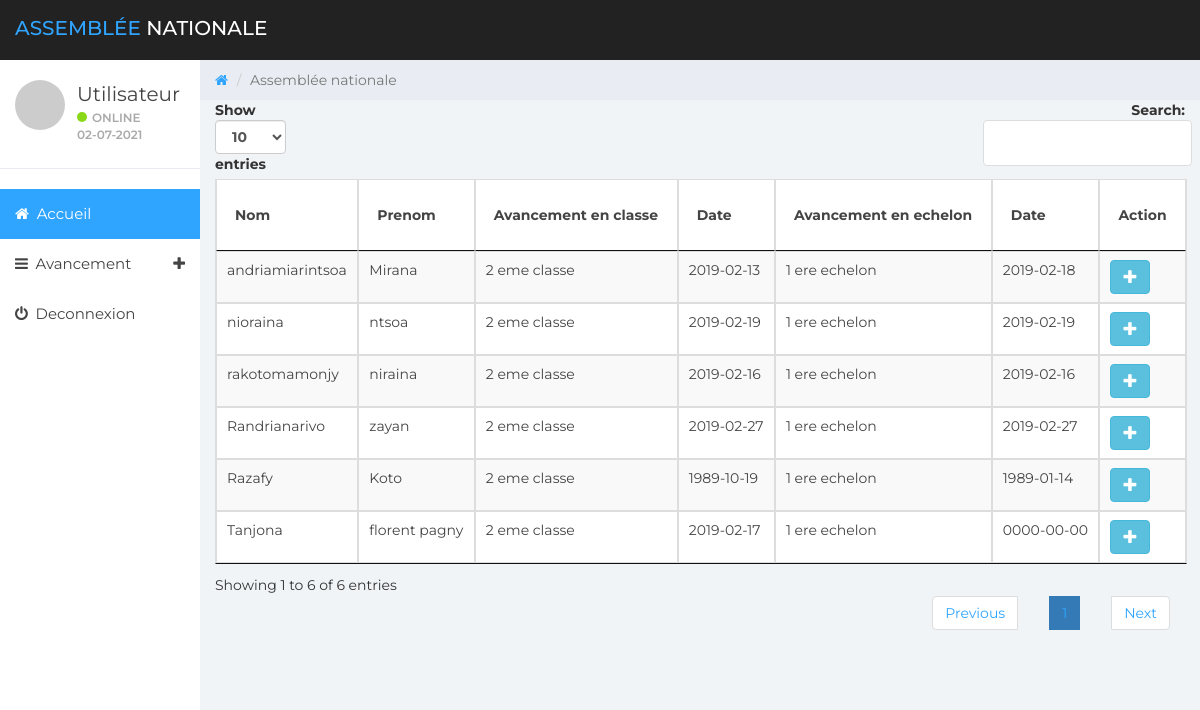
The app's page /class2.php with its own data.
### tables this page shows
CREATE TABLE `avancement` (
  `id_av` int(11) NOT NULL,
  `nom` text NOT NULL,
  `prenom` text NOT NULL,
  `DcEchelonU` text NOT NULL,
  `dateDcEchelonU` date NOT NULL,
  `DcEchelonD` text NOT NULL,
  `dateDcEchelonD` date NOT NULL,
  `DcEchelonT` text NOT NULL,
  `dateDcEchelonT` date NOT NULL,
  `PcEchelonU` text NOT NULL,
  `datePcEchelonU` date NOT NULL,
  `PcEchelonD` text NOT NULL,
  `datePcEchelonD` date NOT NULL,
  `PcEchelonT` text NOT NULL,
  `datePcEchelonT` date NOT NULL,
  `CpEchelonU` text NOT NULL,
  `dateCpEchelonU` date NOT NULL,
  `CpEchelonD` text NOT NULL,
  `dateCpEchelonD` date NOT NULL,
  `CpEchelonT` text NOT NULL,
  `dateCpEchelonT` date NOT NULL,
  `CeEchelonU` text NOT NULL,
  `dateCeEchelonU` date NOT NULL,
  `CeEchelonD` text NOT NULL,
  `dateCeEchelonD` date NOT NULL,
  `dateDc` date NOT NULL,
  `datePc` date NOT NULL,
  `dateCp` date NOT NULL,
  `dateCe` date NOT NULL,
  `classeD` text NOT NULL,
  `classeU` text NOT NULL,
  `classeP` text NOT NULL,
  `classeE` text NOT NULL
);

### class2.php (the view, shortened to what this page needs)
<!DOCTYPE html>
<html>
<head>
	<link href="css/bootstrap.min.css" rel="stylesheet">
	<link href="css/font-awesome.min.css" rel="stylesheet">
	<link href="css/datepicker3.css" rel="stylesheet">
	<link href="css/styles.css" rel="stylesheet">
	<link rel="stylesheet" type="text/css" href="css/table/datatables.css">
  <link rel="stylesheet" type="text/css" href="css/table/datatables.min.css">
</head>
<body>
	<nav class="navbar navbar-custom navbar-fixed-top" role="navigation">
		<div class="container-fluid">
			<div class="navbar-header">
				<a class="navbar-brand" href="#"><span>Assemblée</span> Nationale</a>
			</div>
		</div>
	</nav>
<?php
include('header.php');
?>
	<div class="col-sm-9 col-sm-offset-3 col-lg-10 col-lg-offset-2 main">
		<div class="row">
			<ol class="breadcrumb">
				<li><a href="#">
					<em class="fa fa-home"></em>
				</a></li>
				<li class="active">Assemblée nationale</li>
			</ol>
		</div>
		<div class="row">
			<div class="col-lg-12">
<?php
include("dbConfig.php");
$query = "SELECT * FROM `avancement`";
$result = $conn->query($query);
?>
<table id="dtBasicExample" class="table table-striped table-bordered" cellspacing="0" width="100%">
  <thead class="thead-dark">
    <tr>
      <th class="th-sm">Nom
      </th>
      <th class="th-sm">Prenom
      </th>
      <th class="th-sm">Avancement en classe
      </th>
      <th class="th-sm">Date
      </th>
      <th class="th-sm">Avancement en echelon
      </th>
      <th class="th-sm">Date
      </th>
       <th class="th-sm">Action
      </th>
    </tr>
  </thead>
  <tbody>
                        <?php
                            while ($row = $result->fetch_assoc()) {
                        ?>
   <tr>
                            <td><?php echo $row['nom']; ?></td>
                            <td><?php echo $row['prenom']; ?></td>
                            <td><?php echo $row['classeD']; ?></td>
                            <td><?php echo $row['dateDc']; ?></td>
                            <td><?php echo $row['DcEchelonU']; ?></td>
                            <td><?php echo $row['dateDcEchelonU']; ?></td>
                            <td>
                                <a href="reload2.php?id_av=<?php echo $row['id_av']; ?>" class="btn btn-info"  role="button"><i class="glyphicon glyphicon-plus"></i></a>
                            </td>
                        </tr>
                        <?php
                                  }
                        ?>
  </tbody>
</table>
<br>
			</div>
		</div>
	</div>
</body>
</body>
</html>

### css/styles.css (style rules this page uses)
body { background: #f1f4f7; padding-top: 60px; font-size: 14px; color: #444444; font-family: "Montserrat", "Helvetica Neue", Helvetica, Arial, sans-serif; }
a, a:hover, a:focus { color: #30a5ff; }
.navbar-custom { background: #222; height: 60px; }
.navbar-header .navbar-brand { color: #fff; font-size: 20px; text-transform: uppercase; font-weight: 500; height: 60px; padding-top: 18px; }
.navbar-header .navbar-brand span { color: #30a5ff; }
.navbar { border: 0; }
@media (min-width: 768px) { .navbar-header { width: 100%; } }
.breadcrumb { border-radius: 0; padding: 10px 15px 10px 15px; background: #e9ecf2; margin: 0; }
.table { background: #fff; }
.table > thead > tr > th { border-bottom: 1px solid #e6e7e8; vertical-align: middle; height: 50px; }

### css/table/datatables.css (style rules this page uses)
table.dataTable { width: 100%; margin: 0 auto; clear: both; border-collapse: separate; border-spacing: 0; }
table.dataTable thead th, table.dataTable tfoot th { font-weight: bold; }
table.dataTable thead th, table.dataTable thead td { padding: 10px 18px; border-bottom: 1px solid #111; }
table.dataTable thead .sorting, table.dataTable thead .sorting_asc, table.dataTable thead .sorting_desc, table.dataTable thead .sorting_asc_disabled, table.dataTable thead .sorting_desc_disabled { cursor: pointer; *cursor: hand; background-repeat: no-repeat; background-position: center right; }
table.dataTable thead .sorting { background-image: url("DataTables-1.10.18/images/sort_both.png"); }
table.dataTable thead .sorting_asc { background-image: url("DataTables-1.10.18/images/sort_asc.png"); }
table.dataTable tbody tr { background-color: #ffffff; }
table.dataTable tbody th, table.dataTable tbody td { padding: 8px 10px; }
table.dataTable.no-footer { border-bottom: 1px solid #111; }
table.dataTable, table.dataTable th, table.dataTable td { box-sizing: content-box; }

### records on screen
avancement: nom "Tanjona", prenom "florent pagny", classeD "2 eme classe", dateDc "2019-02-17", DcEchelonU "1 ere echelon", dateDcEchelonU "0000-00-00"
avancement: nom "andriamiarintsoa", prenom "Mirana", classeD "2 eme classe", dateDc "2019-02-13", DcEchelonU "1 ere echelon", dateDcEchelonU "2019-02-18"
avancement: nom "rakotomamonjy", prenom "niraina", classeD "2 eme classe", dateDc "2019-02-16", DcEchelonU "1 ere echelon", dateDcEchelonU "2019-02-16"
avancement: nom "nioraina", prenom "ntsoa", classeD "2 eme classe", dateDc "2019-02-19", DcEchelonU "1 ere echelon", dateDcEchelonU "2019-02-19"
avancement: nom "Randrianarivo", prenom "zayan", classeD "2 eme classe", dateDc "2019-02-27", DcEchelonU "1 ere echelon", dateDcEchelonU "2019-02-27"
avancement: nom "Razafy", prenom "Koto", classeD "2 eme classe", dateDc "1989-10-19", DcEchelonU "1 ere echelon", dateDcEchelonU "1989-01-14"
